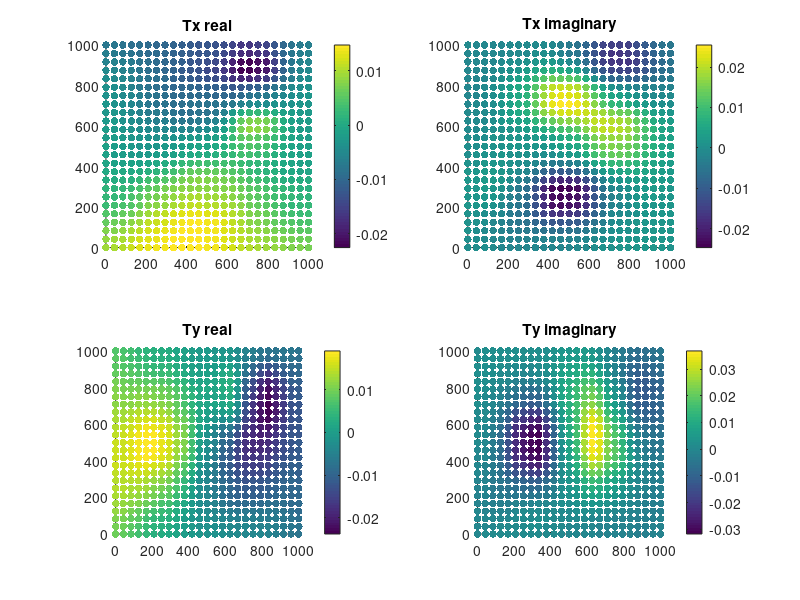
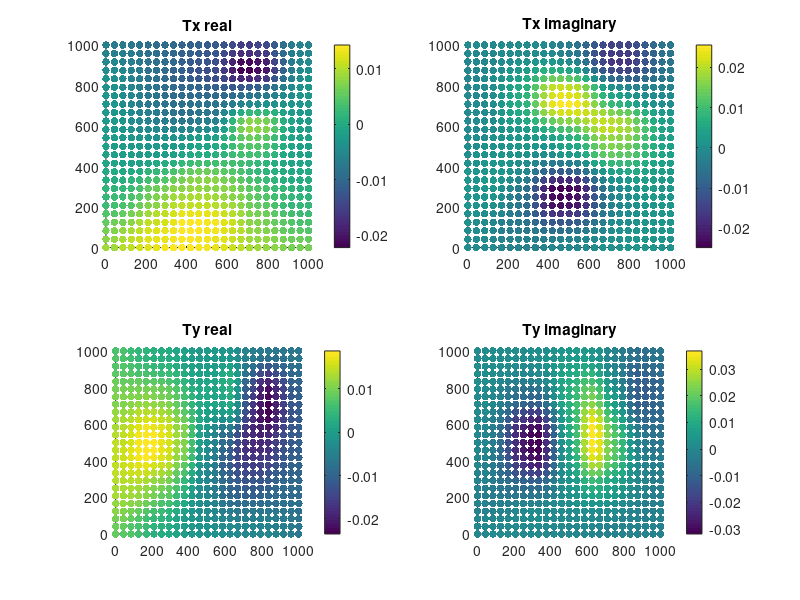

Reproduce these figures in MATLAB, in order.


d1 = load("dataZTEM_8.txt");
d2 = load("dataZTEM_31.txt");
d3 = load("dataZTEM_199.txt");
d4 = load("dataZTEM_1255.txt");

%d_e3d = load("e3dmt/MT_data.txt");
d_e3d = load("e3dmt/dpred0.txt");


nfrq = 4;
d_e3d = reshape(d_e3d, 625, nfrq, 7);


d = d4;
d_e3d = d_e3d(:,4,:);



x = d(:,1);
y = d(:,2);

S = 30;
figure(1)

subplot(2,2, 1)
scatter(x,y, S, d(:,4), 'filled')
axis image
title("Tx real")
colorbar

subplot(2,2, 2)
scatter(x,y, S, d(:,5), 'filled')
axis image
title("Tx imaginary")
colorbar

subplot(2,2, 3)
scatter(x,y, S, d(:,6), 'filled')
axis image
title("Ty real")
colorbar

subplot(2,2, 4)
scatter(x,y, S, d(:,7), 'filled')
axis image
title("Ty imaginary")
colorbar

%---------------------------------------------

figure(2)

subplot(2,2, 1)
scatter(x,y, S, d_e3d(:,4), 'filled')
axis image
title("Tx real")
colorbar

subplot(2,2, 2)
scatter(x,y, S, d_e3d(:,5), 'filled')
axis image
title("Tx imaginary")
colorbar

subplot(2,2, 3)
scatter(x,y, S, d_e3d(:,6), 'filled')
axis image
title("Ty real")
colorbar

subplot(2,2, 4)
scatter(x,y, S, d_e3d(:,7), 'filled')
axis image
title("Ty imaginary")
colorbar
